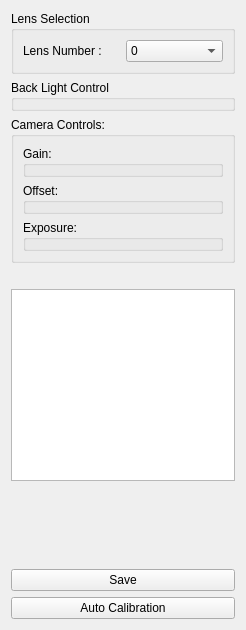
<?xml version="1.0" encoding="UTF-8"?>
<ui version="4.0">
 <class>LightCaliberationSection</class>
 <widget class="QWidget" name="LightCaliberationSection">
  <property name="geometry">
   <rect>
    <x>0</x>
    <y>0</y>
    <width>246</width>
    <height>630</height>
   </rect>
  </property>
  <property name="windowTitle">
   <string>Form</string>
  </property>
  <layout class="QVBoxLayout" name="verticalLayout">
   <item>
    <widget class="QGroupBox" name="groupBox">
     <property name="title">
      <string>Lens Selection</string>
     </property>
     <layout class="QHBoxLayout" name="horizontalLayout_21">
      <item>
       <widget class="QLabel" name="lens_number_label">
        <property name="text">
         <string>Lens Number : </string>
        </property>
       </widget>
      </item>
      <item>
       <widget class="QComboBox" name="lens_number_dropdown">
        <item>
         <property name="text">
          <string>0</string>
         </property>
        </item>
        <item>
         <property name="text">
          <string>1</string>
         </property>
        </item>
        <item>
         <property name="text">
          <string>2</string>
         </property>
        </item>
        <item>
         <property name="text">
          <string>3</string>
         </property>
        </item>
        <item>
         <property name="text">
          <string>4</string>
         </property>
        </item>
        <item>
         <property name="text">
          <string>5</string>
         </property>
        </item>
        <item>
         <property name="text">
          <string>6</string>
         </property>
        </item>
       </widget>
      </item>
     </layout>
    </widget>
   </item>
   <item>
    <widget class="_SliderBox" name="backlight_slider_box">
     <property name="title">
      <string>Back Light Control</string>
     </property>
    </widget>
   </item>
   <item>
    <widget class="QGroupBox" name="groupBox_6">
     <property name="title">
      <string>Camera Controls:</string>
     </property>
     <layout class="QVBoxLayout" name="verticalLayout_7">
      <item>
       <widget class="_SliderBox" name="gain_slider_box">
        <property name="title">
         <string>Gain:</string>
        </property>
       </widget>
      </item>
      <item>
       <widget class="_SliderBox" name="offset_slider_box">
        <property name="title">
         <string>Offset:</string>
        </property>
       </widget>
      </item>
      <item>
       <widget class="_SliderBox" name="exposure_slider_box">
        <property name="title">
         <string>Exposure:</string>
        </property>
       </widget>
      </item>
     </layout>
    </widget>
   </item>
   <item>
    <widget class="QLabel" name="histogram_image_label">
     <property name="minimumSize">
      <size>
       <width>0</width>
       <height>0</height>
      </size>
     </property>
     <property name="text">
      <string/>
     </property>
    </widget>
   </item>
   <item>
    <widget class="QTextBrowser" name="instruction_display_text_browser">
     <property name="source">
      <url>
       <string>qrc:/Config/Docs/instructions_light_caliberation.htm</string>
      </url>
     </property>
    </widget>
   </item>
   <item>
    <spacer name="verticalSpacer">
     <property name="orientation">
      <enum>Qt::Vertical</enum>
     </property>
     <property name="sizeHint" stdset="0">
      <size>
       <width>20</width>
       <height>40</height>
      </size>
     </property>
    </spacer>
   </item>
   <item>
    <widget class="QPushButton" name="save_button">
     <property name="text">
      <string>Save</string>
     </property>
    </widget>
   </item>
   <item>
    <widget class="QPushButton" name="auto_calibration_button">
     <property name="text">
      <string>Auto Calibration</string>
     </property>
    </widget>
   </item>
  </layout>
 </widget>
 <customwidgets>
  <customwidget>
   <class>_SliderBox</class>
   <extends>QGroupBox</extends>
   <header>UI/_sliderbox.h</header>
   <container>1</container>
  </customwidget>
 </customwidgets>
 <resources/>
 <connections/>
</ui>
